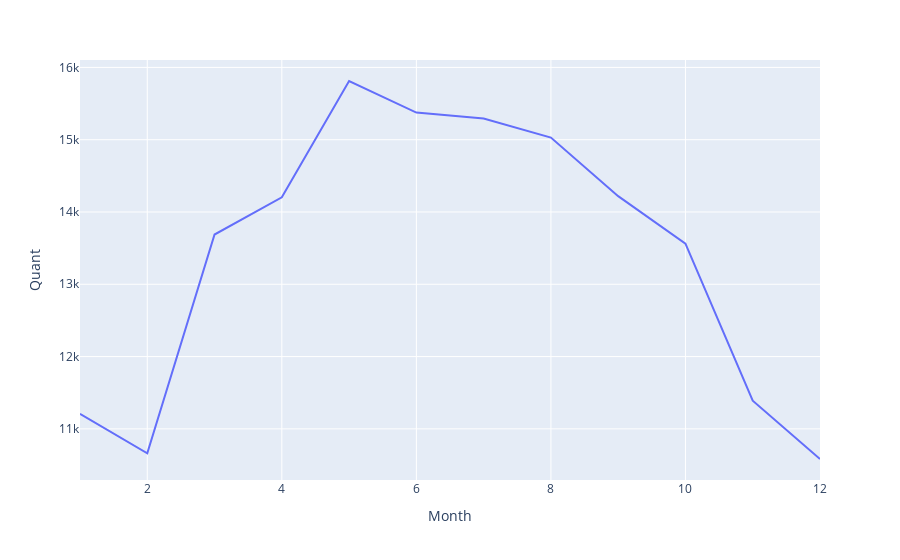

Notebook cell for this chart:
### Code cell
dframe = pd.DataFrame(dframe['Month'].value_counts()).sort_index().reset_index().rename(columns={'index':'Month', 'Month':'Quant'})
fig = px.line(dframe, x='Month', y='Quant')
fig.show()

### Figure 1 — Plotly figure (JSON) as saved in the notebook; plotly's stock layout.template omitted (floating-point values rounded to 4 significant figures)
{"data": [{"hovertemplate": "Month=%{x}<br>Quant=%{y}<extra></extra>", "legendgroup": "", "line": {"color": "#636efa", "dash": "solid"}, "marker": {"symbol": "circle"}, "mode": "lines", "name": "", "orientation": "v", "showlegend": false, "type": "scatter", "x": [1, 2, 3, 4, 5, 6, 7, 8, 9, 10, 11, 12], "xaxis": "x", "y": [11208, 10661, 13688, 14203, 15812, 15375, 15292, 15029, 14219, 13563, 11389, 10583], "yaxis": "y"}], "layout": {"legend": {"tracegroupgap": 0}, "margin": {"t": 60}, "xaxis": {"anchor": "y", "domain": [0, 1], "title": {"text": "Month"}}, "yaxis": {"anchor": "x", "domain": [0, 1], "title": {"text": "Quant"}}}}
